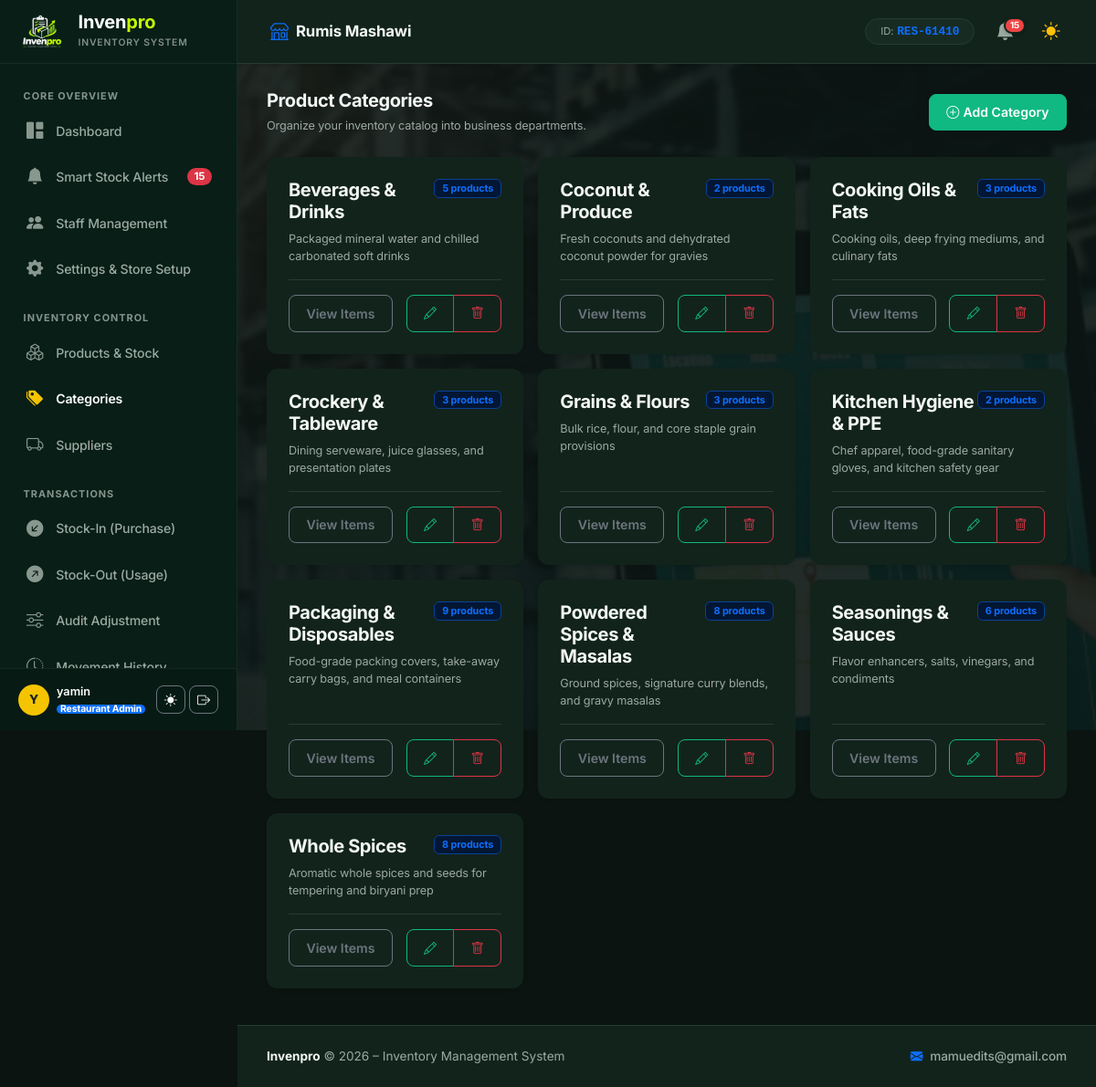
/categories/ (signed in), run on the app's committed database.
### accounts/models.py (models this page shows, shortened)
class Restaurant(models.Model):
    restaurant_id = models.CharField(max_length=20, unique=True, editable=False)
    name = models.CharField(max_length=150, verbose_name="Restaurant Name")
    owner = models.ForeignKey(User, on_delete=models.SET_NULL, null=True, blank=True, related_name='owned_restaurants')
    phone = models.CharField(max_length=30, blank=True)
    address = models.TextField(blank=True, verbose_name="Restaurant Address")
    gst_number = models.CharField(max_length=50, blank=True, verbose_name="GSTIN / Tax ID")
    currency = models.CharField(max_length=10, default='INR')
    created_at = models.DateTimeField(auto_now_add=True)
    updated_at = models.DateTimeField(auto_now=True)
    class Meta:
        ordering = ['-created_at']

### inventory/models.py (models this page shows, shortened)
class Category(models.Model):
    restaurant = models.ForeignKey('accounts.Restaurant', on_delete=models.CASCADE, null=True, blank=True, related_name='categories')
    name = models.CharField(max_length=100)
    description = models.TextField(blank=True)
    created_at = models.DateTimeField(auto_now_add=True)
    class Meta:
        verbose_name_plural = "Categories"
        ordering = ['name']
        unique_together = ('restaurant', 'name')

### inventory/views.py (the view)
# urls.py: path('categories/', views.category_list_view, name='category_list'),
@login_required
def category_list_view(request):
    categories = scope_queryset(request, Category.objects.all()).annotate(
        prod_count=Count('products')
    ).order_by('name')
    return render(request, 'inventory/category_list.html', {'categories': categories})

### accounts/models.py (called while the page is built)
    @property
    def is_developer(self):
        return self.role == 'developer' or self.user.is_superuser

    @property
    def is_restaurant_admin(self):
        return self.role in ['admin', 'developer'] or self.user.is_superuser

    @property
    def currency_symbol(self):
        symbol_map = {
            'INR': '₹',
            'USD': '$',
            'EUR': '€',
            'GBP': '£',
            'AED': 'د.إ',
        }
        return symbol_map.get(self.currency, '₹')

### accounts/utils.py (called while the page is built, shortened)
def scope_queryset(request, queryset, restaurant_field='restaurant'):
    if not request.user.is_authenticated:
        return queryset.none()
    profile = getattr(request.user, 'profile', None)
    if not profile:
        return queryset.none()
    if profile.restaurant:
        return queryset.filter(**{restaurant_field: profile.restaurant})
    return queryset.none()

### templates/inventory/category_list.html (shortened to what this page needs)
{% extends 'base.html' %}
{% block content %}
<div class="d-flex justify-content-between align-items-center mb-4">
  <div>
    <h5 class="fw-bold mb-1">Product Categories</h5>
    <small class="text-muted">Organize your inventory catalog into business departments.</small>
  </div>
  {% if is_restaurant_admin or is_developer %}
    <a href="{% url 'category_create' %}" class="btn btn-primary d-inline-flex align-items-center gap-1">
      <i class="bi bi-plus-circle"></i> Add Category
    </a>
  {% endif %}
</div>
<div class="row g-3">
  {% for cat in categories %}
    <div class="col-md-6 col-lg-4">
      <div class="card shadow-sm border-0 h-100 card-lift">
        <div class="card-body p-4 d-flex flex-column">
          <div class="d-flex justify-content-between align-items-start mb-2">
            <h5 class="fw-bold mb-0">{{ cat.name }}</h5>
            <span class="badge bg-primary-subtle text-primary border border-primary-subtle px-2 py-1">
              {{ cat.prod_count }} product{{ cat.prod_count|pluralize }}
            </span>
          </div>
          <p class="text-muted small flex-grow-1">{{ cat.description|default:"No description provided." }}</p>
          <div class="d-flex justify-content-between align-items-center pt-3 border-top mt-auto">
            <a href="{% url 'product_list' %}?category={{ cat.id }}" class="btn btn-sm btn-outline-secondary">
              View Items
            </a>
            {% if is_restaurant_admin or is_developer %}
              <div class="btn-group btn-group-sm">
                <a href="{% url 'category_update' cat.id %}" class="btn btn-outline-primary" title="Edit">
                  <i class="bi bi-pencil"></i>
                </a>
                <a href="{% url 'category_delete' cat.id %}" class="btn btn-outline-danger" title="Delete">
                  <i class="bi bi-trash"></i>
                </a>
              </div>
            {% endif %}
          </div>
        </div>
      </div>
    </div>
  {% empty %}
    <div class="col-12 text-center py-5 text-muted">
      <i class="bi bi-tags fs-1 d-block mb-2"></i>
      No categories created yet. Click "Add Category" above to begin.
    </div>
  {% endfor %}
</div>
{% endblock %}

### templates/base.html (shortened to what this page needs)
{% load static %}
<!DOCTYPE html>
<html lang="en" data-bs-theme="{{ theme_mode|default:'light' }}" data-guest-auth="{% if not user.is_authenticated %}true{% else %}false{% endif %}" data-currency="{{ currency_symbol|default:'₹' }}">
<head>
  <link href="https://cdn.jsdelivr.net/npm/bootstrap@5.3.3/dist/css/bootstrap.min.css" rel="stylesheet">
  <link rel="stylesheet" href="https://cdn.jsdelivr.net/npm/bootstrap-icons@1.11.3/font/bootstrap-icons.min.css">
  <link rel="stylesheet" href="{% static 'css/stockwise.css' %}?v=4.2">
</head>
<body>
  <div class="master-bg-layer" aria-hidden="true"></div>
{% if user.is_authenticated %}
  <aside class="app-sidebar">
    <div class="sidebar-brand">
      <div id="sidebarLogoToggle" class="brand-logo-wrap" title="Toggle Sidebar (Expand / Shrink)" role="button" tabindex="0">
        <img src="{% static 'images/invenpro-logo.png' %}?v=3.2" alt="Invenpro Logo" class="brand-logo-img">
      </div>
      <div class="brand-text-wrap">
        <a href="{% url 'dashboard' %}" class="text-decoration-none">
          <span class="d-block lh-1 text-white fw-bold fs-5 tracking-tight">Inven<span style="color: #c4fa03;">pro</span></span>
          <small class="text-white-50 fw-semibold" style="font-size: 0.65rem; letter-spacing: 0.8px; text-transform: uppercase;">Inventory System</small>
        </a>
      </div>
    </div>
    <div class="sidebar-nav">
      <div class="nav-section-title">Core Overview</div>
      <a href="{% url 'dashboard' %}" class="nav-link {% if request.resolver_match.url_name == 'dashboard' %}active{% endif %}" title="Dashboard">
        <i class="bi bi-grid-1x2-fill"></i>
        <span>Dashboard</span>
      </a>
      <a href="{% url 'smart_alerts' %}" class="nav-link {% if request.resolver_match.url_name == 'smart_alerts' %}active{% endif %}" title="Smart Stock Alerts">
        <i class="bi bi-bell-fill"></i>
        <span>Smart Stock Alerts</span>
        {% if global_stock_alerts and enable_stock_alerts %}
          <span class="badge bg-danger rounded-pill ms-auto" style="font-size: 0.72rem;">{{ global_stock_alerts }}</span>
        {% endif %}
      </a>
      {% if is_developer %}
        <a href="{% url 'admin_management' %}" class="nav-link {% if 'admin_management' in request.resolver_match.url_name %}active{% endif %}" title="Admin Management">
          <i class="bi bi-shield-lock-fill"></i>
          <span>Admin Management</span>
        </a>
      {% elif is_restaurant_admin %}
        <a href="{% url 'staff_management' %}" class="nav-link {% if 'staff' in request.resolver_match.url_name %}active{% endif %}" title="Staff Management">
          <i class="bi bi-people-fill"></i>
          <span>Staff Management</span>
        </a>
      {% endif %}
      {% if is_restaurant_admin or is_developer %}
        <a href="{% url 'settings' %}" class="nav-link {% if request.resolver_match.url_name == 'settings' %}active{% endif %}" title="Settings & Theme">
          <i class="bi bi-gear-fill"></i>
          <span>Settings &amp; Store Setup</span>
        </a>
      {% endif %}
      <div class="nav-section-title mt-2">Inventory Control</div>
      <a href="{% url 'product_list' %}" class="nav-link {% if 'product' in request.resolver_match.url_name %}active{% endif %}" title="Products & Stock">
        <i class="bi bi-boxes"></i>
        <span>Products &amp; Stock</span>
      </a>
      <a href="{% url 'category_list' %}" class="nav-link {% if 'category' in request.resolver_match.url_name %}active{% endif %}" title="Categories">
        <i class="bi bi-tags-fill"></i>
        <span>Categories</span>
      </a>
      <a href="{% url 'supplier_list' %}" class="nav-link {% if 'supplier' in request.resolver_match.url_name %}active{% endif %}" title="Suppliers">
        <i class="bi bi-truck"></i>
        <span>Suppliers</span>
      </a>
      <div class="nav-section-title mt-2">Transactions</div>
      <a href="{% url 'stock_in' %}" class="nav-link {% if request.resolver_match.url_name == 'stock_in' %}active{% endif %}" title="Stock-In (Purchase)">
        <i class="bi bi-arrow-down-left-circle-fill"></i>
        <span>Stock-In (Purchase)</span>
      </a>
      <a href="{% url 'stock_out' %}" class="nav-link {% if request.resolver_match.url_name == 'stock_out' %}active{% endif %}" title="Stock-Out (Usage)">
        <i class="bi bi-arrow-up-right-circle-fill"></i>
        <span>Stock-Out (Usage)</span>
      </a>
      {% if is_restaurant_admin or is_developer %}
        <a href="{% url 'stock_adjustment' %}" class="nav-link {% if request.resolver_match.url_name == 'stock_adjustment' %}active{% endif %}" title="Audit Adjustment">
          <i class="bi bi-sliders"></i>
          <span>Audit Adjustment</span>
        </a>
      {% endif %}
      <a href="{% url 'transaction_list' %}" class="nav-link {% if request.resolver_match.url_name == 'transaction_list' %}active{% endif %}" title="Movement History">
        <i class="bi bi-clock-history"></i>
        <span>Movement History</span>
      </a>
    </div>
    <div class="sidebar-footer">
      <div class="d-flex align-items-center justify-content-between w-100">
        <div class="d-flex align-items-center gap-2">
          <div class="avatar-initials" title="{{ user.username }}">
            {{ user.username|first|upper }}
          </div>
          <div class="user-info-wrap overflow-hidden" style="max-width: 120px;">
            <div class="text-truncate fw-semibold text-white small">{{ user.username }}</div>
            <div class="text-truncate text-muted" style="font-size: 0.75rem;">
              {% if is_developer %}
                <span class="badge bg-warning text-dark py-0 px-1" style="font-size: 0.65rem;">Developer</span>
              {% elif is_restaurant_admin %}
                <span class="badge bg-primary py-0 px-1" style="font-size: 0.65rem;">Restaurant Admin</span>
              {% else %}
                <span class="badge bg-secondary py-0 px-1" style="font-size: 0.65rem;">Staff Member</span>
              {% endif %}
            </div>
          </div>
        </div>
        <div class="sidebar-footer-actions d-flex align-items-center gap-1">
          <a href="{% url 'toggle_theme_quick' %}" class="btn btn-sm btn-outline-secondary text-light p-1 px-2" title="Toggle Light/Dark Theme">
            {% if theme_mode == 'dark' %}
              <i class="bi bi-sun-fill"></i>
            {% else %}
              <i class="bi bi-moon-stars-fill"></i>
            {% endif %}
          </a>
          <a href="{% url 'logout' %}" class="btn btn-sm btn-outline-secondary text-light p-1 px-2" title="Logout">
            <i class="bi bi-box-arrow-right"></i>
          </a>
        </div>
      </div>
    </div>
  </aside>
  <div class="app-main">
    <header class="app-header d-flex align-items-center justify-content-between">
      <div class="d-flex align-items-center gap-2">
        {% if is_developer %}
          <div class="dropdown">
            <button class="btn btn-sm dropdown-toggle header-restaurant-dropdown d-inline-flex align-items-center gap-2 px-3 py-1 shadow-none" type="button" data-bs-toggle="dropdown" aria-expanded="false">
              <i class="bi bi-shop text-primary"></i>
              <span class="header-restaurant-title text-truncate" style="max-width: 260px;">{{ user_restaurant.name|default:"Select Restaurant" }}</span>
            </button>
            <ul class="dropdown-menu shadow-sm border py-1" style="min-width: 260px; max-height: 380px; overflow-y: auto; border-radius: 12px;">
              {% for rest in all_restaurants %}
                <li>
                  <a class="dropdown-item d-flex align-items-center justify-content-between py-2 px-3 {% if user_restaurant and user_restaurant.id == rest.id %}active bg-primary text-white fw-bold{% endif %}" href="{% url 'developer_switch_restaurant' restaurant_id=rest.restaurant_id %}">
                    <span class="text-truncate me-2">{{ rest.name }}</span>
                    <span class="badge {% if user_restaurant and user_restaurant.id == rest.id %}bg-white text-primary{% else %}bg-secondary-subtle text-secondary border{% endif %} font-monospace" style="font-size: 0.72rem;">{{ rest.restaurant_id }}</span>
                  </a>
                </li>
              {% empty %}
                <li><span class="dropdown-item text-muted small py-2">No restaurants registered</span></li>
              {% endfor %}
            </ul>
          </div>
        {% elif user_restaurant %}
          <div class="header-restaurant-static d-inline-flex align-items-center gap-2 ps-1">
            <i class="bi bi-shop text-primary fs-5"></i>
            <span class="header-restaurant-title">{{ user_restaurant.name }}</span>
          </div>
        {% else %}
          <div class="header-restaurant-static d-inline-flex align-items-center gap-2 ps-1">
            <i class="bi bi-shop text-primary fs-5"></i>
            <span class="header-restaurant-title">{{ user.profile.business_name|default:"Invenpro Store" }}</span>
          </div>
        {% endif %}
      </div>
      <div class="d-flex align-items-center gap-3">
        {% if user_restaurant %}
          <div class="header-restaurant-id-badge d-inline-flex align-items-center gap-1 px-3 py-1 rounded-pill" title="System Allotted Restaurant ID">
            <span class="text-muted small fw-normal">ID:</span>
            <span class="text-primary font-monospace fw-bold">{{ user_restaurant.restaurant_id }}</span>
          </div>
        {% endif %}
        <a href="{% url 'smart_alerts' %}" class="header-bell-btn position-relative" title="Smart Stock Alerts: {{ global_stock_alerts|default:'0' }} low/depleted item{{ global_stock_alerts|pluralize }}">
          <i class="bi bi-bell-fill fs-5"></i>
          {% if global_stock_alerts and global_stock_alerts > 0 %}
            <span class="header-bell-badge">
              {{ global_stock_alerts }}
            </span>
          {% endif %}
        </a>
        <a href="{% url 'toggle_theme_quick' %}" class="header-theme-toggle" title="Toggle Light/Dark Theme">
          {% if theme_mode == 'dark' %}
            <i class="bi bi-sun-fill text-warning fs-5"></i>
          {% else %}
            <i class="bi bi-moon-stars-fill text-primary fs-5"></i>
          {% endif %}
        </a>
      </div>
    </header>
    <main class="app-content">
      {% block content %}{% endblock %}
    </main>
    <footer class="app-footer">
      <div>
        <strong>Invenpro</strong> &copy; 2026 – Inventory Management System
      </div>
      <div>
        <a href="mailto:mamuedits@gmail.com" class="footer-mail-link text-decoration-none d-inline-flex align-items-center gap-2" title="Contact Developer">
          <i class="bi bi-envelope-fill text-primary"></i>
          <span>mamuedits@gmail.com</span>
        </a>
      </div>
    </footer>
  </div>
{% endif %}
</body>
</html>

### data on the page
Restaurant: name "Rumis Mashawi", restaurant_id "RES-61410"
Category: name "Beverages & Drinks", prod_count "5", description "Packaged mineral water and chilled carbonated soft drinks"
Category: name "Coconut & Produce", prod_count "2", description "Fresh coconuts and dehydrated coconut powder for gravies"
Category: name "Cooking Oils & Fats", prod_count "3", description "Cooking oils, deep frying mediums, and culinary fats"
Category: name "Crockery & Tableware", prod_count "3", description "Dining serveware, juice glasses, and presentation plates"
Category: name "Grains & Flours", prod_count "3", description "Bulk rice, flour, and core staple grain provisions"
Category: name "Kitchen Hygiene & PPE", prod_count "2", description "Chef apparel, food-grade sanitary gloves, and kitchen safety gear"
Category: name "Packaging & Disposables", prod_count "9", description "Food-grade packing covers, take-away carry bags, and meal containers"
Category: name "Powdered Spices & Masalas", prod_count "8", description "Ground spices, signature curry blends, and gravy masalas"
Category: name "Seasonings & Sauces", prod_count "6", description "Flavor enhancers, salts, vinegars, and condiments"
Category: name "Whole Spices", prod_count "8", description "Aromatic whole spices and seeds for tempering and biryani prep"

### other printed values
{{ global_stock_alerts }} "15"
{{ user.username|first|upper }} "Y"
{{ user.username }} "yamin"
